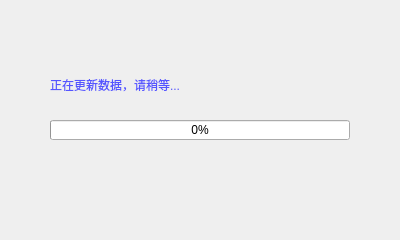
<?xml version="1.0" encoding="UTF-8"?>
<ui version="4.0">
 <class>Dialog</class>
 <widget class="QDialog" name="Dialog">
  <property name="geometry">
   <rect>
    <x>0</x>
    <y>0</y>
    <width>400</width>
    <height>240</height>
   </rect>
  </property>
  <property name="windowTitle">
   <string>Dialog</string>
  </property>
  <widget class="QProgressBar" name="progressBar">
   <property name="geometry">
    <rect>
     <x>50</x>
     <y>120</y>
     <width>300</width>
     <height>20</height>
    </rect>
   </property>
   <property name="value">
    <number>0</number>
   </property>
  </widget>
  <widget class="QLabel" name="label">
   <property name="geometry">
    <rect>
     <x>50</x>
     <y>70</y>
     <width>300</width>
     <height>30</height>
    </rect>
   </property>
   <property name="styleSheet">
    <string notr="true">font: 14pt &quot;微软雅黑&quot;;
color: rgb(85, 85, 255);</string>
   </property>
   <property name="text">
    <string>正在更新数据，请稍等...</string>
   </property>
  </widget>
 </widget>
 <resources/>
 <connections/>
</ui>
